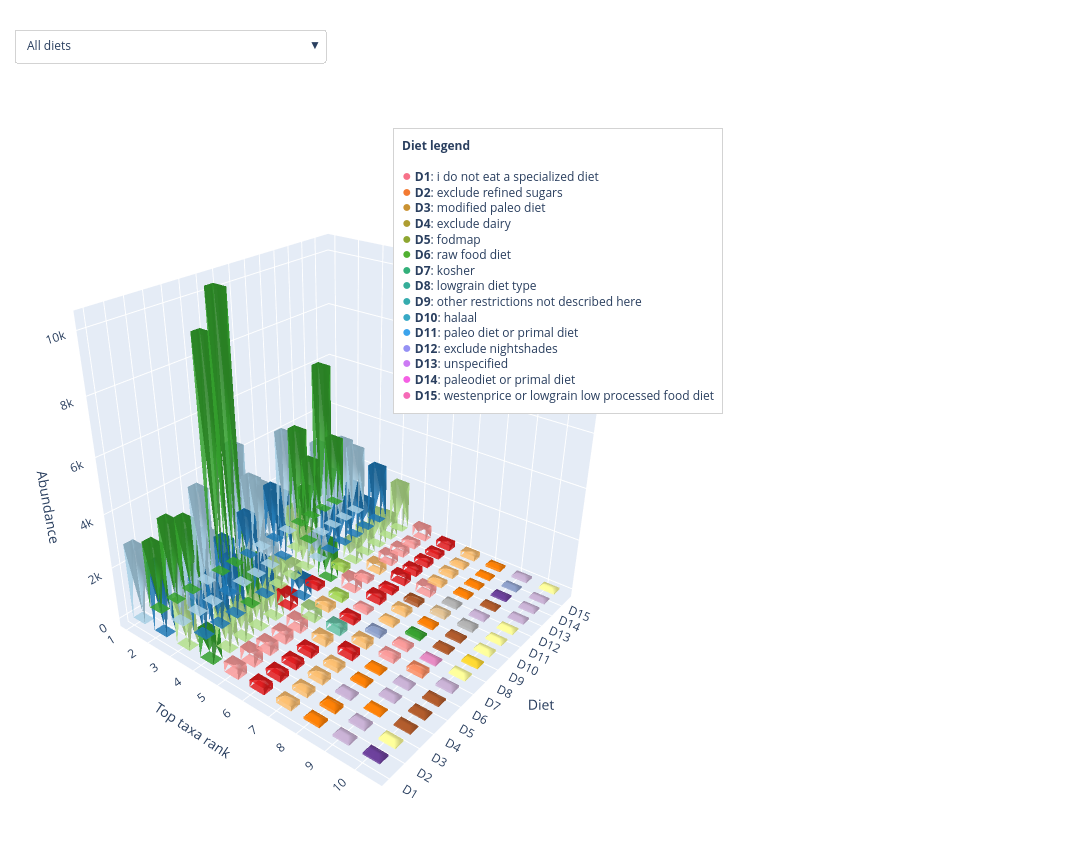

The cell this chart's notebook holds for it:
### Markdown cell above
Just for curiocity we decided if we can use chatgpt/claude to create a variation of the final graph but animated or with a filter?.. The result is below (still we have no idea about the code and we haven't used the result in the final presentation).

### Code cell
# Completely AI generated previous graph generation to check if it can be dynamically anymated
import plotly.graph_objects as go
diet_tops = {}

for diet in all_diets:
    top_ = (
        df_long.query(f'{diet} == "yes"')
        .groupby('taxa', as_index=False)['abundance']
        .median()
        .sort_values('abundance', ascending=False)
        .head(10)
    )

    if not top_.empty:
        diet_tops[diet] = top_.reset_index(drop=True)

# human friendly diets names
diet_names = {
    diet: (
        diet.replace('attribute_specialized_diet_', '')
            .replace('attribute_', '')
            .replace('_', ' ')
    )
    for diet in diet_tops
}

# same colors as on the previous graph
base_colors = (
    sns.color_palette('Paired').as_hex()
    + sns.color_palette('Set2').as_hex()
    + sns.color_palette('Set3').as_hex()
    + sns.color_palette('tab20').as_hex()
)

palette = {}

for top_ in diet_tops.values():
    for t in top_['taxa']:
        if t not in palette:
            palette[t] = base_colors[len(palette) % len(base_colors)]


fig = go.Figure()

bar_w = 0.55
bar_d = 0.55

trace_diets = []

for y_idx, (diet, top_) in enumerate(diet_tops.items()):
    diet_name = diet_names[diet]

    for rank, row in top_.iterrows():
        taxa = row['taxa']
        abundance = row['abundance']

        x0 = rank
        y0 = y_idx

        x = [
            x0, x0 + bar_w, x0 + bar_w, x0,
            x0, x0 + bar_w, x0 + bar_w, x0
        ]
        y = [
            y0, y0, y0 + bar_d, y0 + bar_d,
            y0, y0, y0 + bar_d, y0 + bar_d
        ]
        z = [
            0, 0, 0, 0,
            abundance, abundance, abundance, abundance
        ]

        i = [0, 0, 0, 1, 2, 3, 4, 4, 5, 6, 7, 4]
        j = [1, 2, 3, 5, 6, 7, 5, 6, 6, 7, 4, 7]
        k = [2, 3, 0, 6, 7, 4, 6, 7, 2, 3, 0, 3]

        fig.add_trace(
            go.Mesh3d(
                x=x,
                y=y,
                z=z,
                i=i,
                j=j,
                k=k,
                color=palette[taxa],
                opacity=0.85,
                name=diet_name,
                legendgroup=diet_name,
                showlegend=False,
                customdata=[[diet_name, taxa, rank + 1, abundance]] * 8,
                hovertemplate=(
                    "<b>Diet:</b> %{customdata[0]}<br>"
                    "<b>Taxa:</b> %{customdata[1]}<br>"
                    "<b>Rank:</b> %{customdata[2]}<br>"
                    "<b>Abundance:</b> %{customdata[3]:.2f}"
                    "<extra></extra>"
                )
            )
        )

        trace_diets.append(diet)


# "All" button
buttons = []

buttons.append(
    dict(
        label="All diets",
        method="restyle",
        args=[{"opacity": [0.85] * len(fig.data)}]
    )
)

# кнопки для каждой диеты
for selected_diet in diet_tops.keys():
    opacities = [
        0.95 if d == selected_diet else 0.08
        for d in trace_diets
    ]

    buttons.append(
        dict(
            label=diet_names[selected_diet],
            method="restyle",
            args=[{"opacity": opacities}]
        )
    )


# legend colors 
diet_legend_colors = sns.color_palette("husl", len(diet_tops)).as_hex()

diet_legend_text = "<br>".join(
    [
        (
            f"<span style='color:{diet_legend_colors[i]}; font-size:16px'>●</span> "
            f"<b>D{i+1}</b>: {diet_names[diet]}"
        )
        for i, diet in enumerate(diet_tops.keys())
    ]
)


fig.update_layout(
    title="Top taxa by diet",
    width=1550,
    height=850,

    updatemenus=[
        dict(
            buttons=buttons,
            direction="down",
            showactive=True,
            x=0.02,
            y=1.08,
            xanchor="left",
            yanchor="top",
            bgcolor="white",
            bordercolor="lightgray",
            borderwidth=1
        )
    ],

    annotations=[
        dict(
            text="<b>Diet legend</b><br><br>" + diet_legend_text,
            x=1.03,
            y=0.95,
xref="paper",
            yref="paper",
            showarrow=False,
            align="left",
            bordercolor="lightgray",
            borderwidth=1,
            borderpad=8,
            bgcolor="white",
            font=dict(size=12)
        )
    ],

    scene=dict(
        xaxis=dict(
            title="Top taxa rank",
            tickmode="array",
            tickvals=list(range(10)),
            ticktext=[str(i) for i in range(1, 11)]
        ),

        yaxis=dict(
            title="Diet",
            tickmode="array",
            tickvals=list(range(len(diet_tops))),
            ticktext=[
                f"D{i+1}" for i in range(len(diet_tops))
            ]
        ),

        zaxis=dict(title="Abundance"),

        camera=dict(
            eye=dict(x=1.45, y=-1.8, z=1.25)
        ),

        dragmode=False
    ),

    margin=dict(l=0, r=390, t=90, b=0)
)

fig.show()
